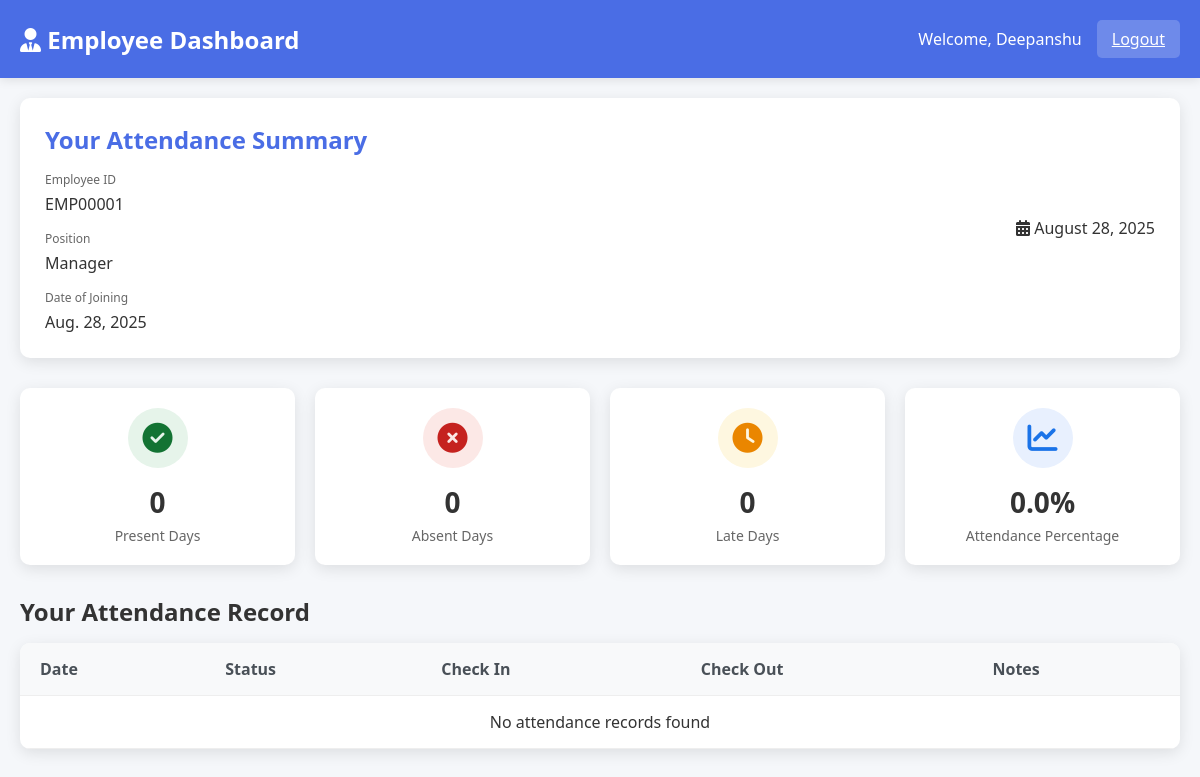
Page /employee_dashboard/ (signed in) on the earlier database version.
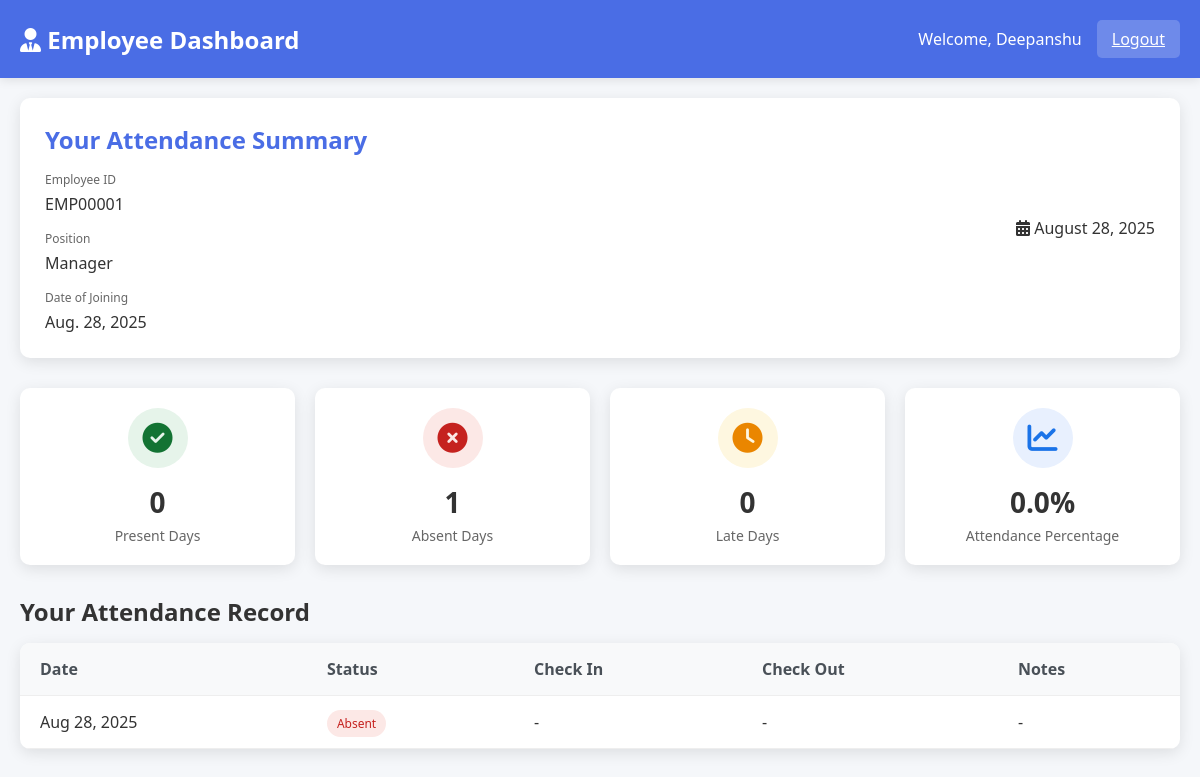
Same page on the later database version.
### myapp/models.py (models this page shows, shortened)
class Employee(models.Model):
    profile_picture = models.ImageField(upload_to='profile_pics/', blank=True, null=True)
    employee_id=models.CharField(max_length=15,unique=True)
    name = models.CharField(max_length=100)
    email = models.EmailField(unique=True)
    father_name = models.CharField(max_length=100)
    mother_name = models.CharField(max_length=100)
    position = models.CharField(max_length=100)
    qualification=models.CharField(max_length=50)
    experience = models.DecimalField(max_digits=4, decimal_places=1)  # e.g., 5.5 years
    date_of_joining = models.DateField()
    phone = models.CharField(max_length=15)
    other_phone_no = models.CharField(max_length=15,null=True)
    gender = models.CharField(max_length=10, choices=[
        ('male', 'Male'),
        ('female', 'Female'),
        ('other', 'Other')
    ])
    birthday = models.DateField()
    address = models.TextField()
    city = models.CharField(max_length=100)
    state = models.CharField(max_length=100)
    state_code = models.CharField(max_length=10,null=True)
    country = models.CharField(max_length=30, choices=[
    ('India', 'India'),
    ('USA', 'USA'),
    ('UK', 'UK'),
    ('Canada', 'Canada'),
    ('Australia', 'Australia'),
    ('Germany', 'Germany'),
    ('France', 'France'),
    ('Japan', 'Japan'),
    ('China', 'China'),
    ('Other', 'Other')
])
    category = models.CharField(max_length=10, choices=[
        ('Genral', 'General'),
        ('BC(A)', 'BC(A)'),
        ('BC(B)', 'BC(B)'),
        ('SC', 'SC'),
        ('ST', 'ST'),
        ('Others', 'Others')
    ])
    nationality = models.CharField(max_length=20, choices=[
        ('Indian', 'Indian'),
        ('NRI', 'NRI'),
        ('Other', 'Other')
    ])
    religion = models.CharField(max_length=20, choices=[
        ('Hindu', 'Hindu'),
        ('Muslim', 'Muslim'),
        ('Sikh', 'Sikh'),
        ('Christian', 'Christian'),
        ('Jain', 'Jain'),
        ('Buddhist', 'Buddhist'),
        ('Other', 'Other')
    ])
    adhar_no = models.BigIntegerField()
    pan_no = models.CharField(max_length=20)
    martial_status = models.CharField(max_length=15, choices=[
        ('married', 'Married'),
        ('unmarried', 'Unmarried')
    ], default='unmarried')
    username=models.EmailField()
    password=models.CharField(max_length=15,null=True)

class Attendance(models.Model):
    employee = models.ForeignKey(Employee, on_delete=models.CASCADE)
    date = models.DateField(default=timezone.now)
    status = models.CharField(max_length=10, choices=[
        ('present', 'Present'),
        ('absent', 'Absent'),
        ('late', 'Late'),
        ('half_day', 'Half Day')
    ])
    check_in = models.TimeField(null=True, blank=True)
    check_out = models.TimeField(null=True, blank=True)
    notes = models.TextField(blank=True, null=True)
    class Meta:
        unique_together = ['employee', 'date']

### myapp/views.py (the view)
# urls.py: path('employee_dashboard/', views.employee_dashboard, name='employee_dashboard'),
def employee_dashboard(request):
    if 'employeeid' not in request.session:
        return redirect('login')
    try:
        employee = Employee.objects.get(employee_id=request.session['employeeid'])
        today = date.today()
        start_date = date(today.year, today.month, 1)
        attendance_records = Attendance.objects.filter(
            employee=employee,
            date__gte=start_date
        ).order_by('-date')
        total_days = (today - start_date).days + 1
        present_days = attendance_records.filter(status='present').count()
        absent_days = attendance_records.filter(status='absent').count()
        late_days = attendance_records.filter(status='late').count()
        half_days = attendance_records.filter(status='half_day').count()
        context = {
            'employee': employee,
            'attendance_records': attendance_records,
            'current_date': today,
            'stats': {
                'total_days': total_days,
                'present_days': present_days,
                'absent_days': absent_days,
                'late_days': late_days,
                'half_days': half_days,
                'attendance_percentage': round((present_days + (half_days * 0.5)) / total_days * 100, 2) if total_days > 0 else 0
            }
        }
        return render(request, 'employee_dashboard.html', context)
    except Employee.DoesNotExist:
        messages.error(request, "Employee not found")
        return redirect('login')

### template/employee_dashboard.html (shortened to what this page needs)
<!DOCTYPE html>
<html lang="en">
<head>
    <link rel="stylesheet" href="https://cdnjs.cloudflare.com/ajax/libs/font-awesome/6.4.0/css/all.min.css">
</head>
<body>
    <div class="header">
        <h1><i class="fas fa-user-tie"></i> Employee Dashboard</h1>
        <div class="user-info">
            <span>Welcome, {{ request.session.username1 }}</span>
            <a href="{% url 'logout' %}" class="logout-btn">Logout</a>
        </div>
    </div>
    <div class="container">
        <div class="welcome-section">
            <div class="employee-info">
                <h2>Your Attendance Summary</h2>
                <div class="employee-details">
                    <div class="detail-item">
                        <span class="detail-label">Employee ID</span>
                        <span class="detail-value">{{ employee.employee_id }}</span>
                    </div>
                    <div class="detail-item">
                        <span class="detail-label">Position</span>
                        <span class="detail-value">{{ employee.position }}</span>
                    </div>
                    <div class="detail-item">
                        <span class="detail-label">Date of Joining</span>
                        <span class="detail-value">{{ employee.date_of_joining }}</span>
                    </div>
                </div>
            </div>
            <div class="current-date">
                <i class="fas fa-calendar-alt"></i> {{ current_date|date:"F d, Y" }}
            </div>
        </div>
        <div class="stats-section">
            <div class="stat-card stat-present">
                <div class="stat-icon">
                    <i class="fas fa-check-circle"></i>
                </div>
                <div class="stat-value">{{ stats.present_days }}</div>
                <div class="stat-label">Present Days</div>
            </div>
            <div class="stat-card stat-absent">
                <div class="stat-icon">
                    <i class="fas fa-times-circle"></i>
                </div>
                <div class="stat-value">{{ stats.absent_days }}</div>
                <div class="stat-label">Absent Days</div>
            </div>
            <div class="stat-card stat-late">
                <div class="stat-icon">
                    <i class="fas fa-clock"></i>
                </div>
                <div class="stat-value">{{ stats.late_days }}</div>
                <div class="stat-label">Late Days</div>
            </div>
            <div class="stat-card stat-percentage">
                <div class="stat-icon">
                    <i class="fas fa-chart-line"></i>
                </div>
                <div class="stat-value">{{ stats.attendance_percentage }}%</div>
                <div class="stat-label">Attendance Percentage</div>
            </div>
        </div>
        <h2 style="margin-bottom: 15px;">Your Attendance Record</h2>
        <div class="attendance-table">
            <table>
                <thead>
                    <tr>
                        <th>Date</th>
                        <th>Status</th>
                        <th>Check In</th>
                        <th>Check Out</th>
                        <th>Notes</th>
                    </tr>
                </thead>
                <tbody>
                    {% for record in attendance_records %}
                    <tr>
                        <td>{{ record.date|date:"M d, Y" }}</td>
                        <td>
                            <span class="status-badge status-{{ record.status }}">
                                {{ record.status|title }}
                            </span>
                        </td>
                        <td>{{ record.check_in|default:"-" }}</td>
                        <td>{{ record.check_out|default:"-" }}</td>
                        <td>{{ record.notes|default:"-" }}</td>
                    </tr>
                    {% empty %}
                    <tr>
                        <td colspan="5" style="text-align: center;">No attendance records found</td>
                    </tr>
                    {% endfor %}
                </tbody>
            </table>
        </div>
    </div>
</body>
</html>

### template/employee_dashboard.html (style rules this page uses)
* { margin: 0; padding: 0; box-sizing: border-box; font-family: 'Segoe UI', Tahoma, Geneva, Verdana, sans-serif; }
body { background-color: #f5f7fa; color: #333; }
.header { background: #4a6de5; color: white; padding: 20px; display: flex; justify-content: space-between; align-items: center; box-shadow: 0 2px 10px rgba(0, 0, 0, 0.1); }
.header h1 { font-size: 24px; font-weight: 600; }
.user-info { display: flex; align-items: center; gap: 15px; }
.logout-btn { background: rgba(255, 255, 255, 0.2); color: white; border: none; padding: 8px 15px; border-radius: 5px; cursor: pointer; transition: background 0.3s; }
.container { max-width: 1200px; margin: 20px auto; padding: 0 20px; }
.welcome-section { background: white; border-radius: 10px; padding: 25px; margin-bottom: 30px; box-shadow: 0 4px 15px rgba(0, 0, 0, 0.1); display: flex; justify-content: space-between; align-items: center; }
.employee-info h2 { margin-bottom: 10px; color: #4a6de5; }
.employee-details { display: grid; grid-template-columns: repeat(auto-fit, minmax(200px, 1fr)); gap: 15px; margin-top: 15px; }
.detail-item { display: flex; flex-direction: column; }
.detail-label { font-size: 12px; color: #666; margin-bottom: 5px; }
.detail-value { font-weight: 500; }
.stats-section { display: grid; grid-template-columns: repeat(auto-fit, minmax(250px, 1fr)); gap: 20px; margin-bottom: 30px; }
.stat-card { background: white; border-radius: 10px; padding: 20px; box-shadow: 0 4px 15px rgba(0, 0, 0, 0.1); display: flex; flex-direction: column; align-items: center; }
.stat-icon { font-size: 30px; margin-bottom: 15px; width: 60px; height: 60px; border-radius: 50%; display: flex; align-items: center; justify-content: center; }
.stat-present .stat-icon { background: #e6f4ea; color: #137333; }
.stat-absent .stat-icon { background: #fce8e6; color: #c5221f; }
.stat-late .stat-icon { background: #fef7e0; color: #ea8600; }
.stat-percentage .stat-icon { background: #e8f0fe; color: #1a73e8; }
.stat-value { font-size: 28px; font-weight: 700; margin-bottom: 5px; }
.stat-label { color: #666; font-size: 14px; }
.attendance-table { background: white; border-radius: 10px; overflow: hidden; box-shadow: 0 4px 15px rgba(0, 0, 0, 0.1); margin-bottom: 30px; }
table { width: 100%; border-collapse: collapse; }
th, td { padding: 15px 20px; text-align: left; border-bottom: 1px solid #eee; }
th { background: #f8f9fa; font-weight: 600; color: #495057; }
.status-badge { padding: 5px 10px; border-radius: 20px; font-size: 12px; font-weight: 500; }
.status-absent { background: #fce8e6; color: #c5221f; }

Differences in the rows shown:
added Attendance: date "Aug 28, 2025", status "Absent", check_in "-", check_out "-", notes "-"
Other differences:
{{ stats.absent_days }}: "0" → "1"
text no longer shown: "No attendance records found"
